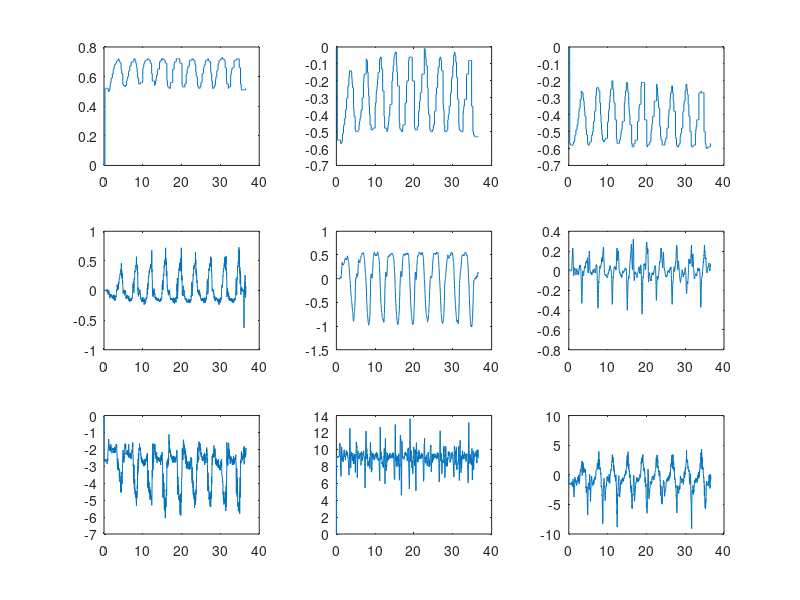
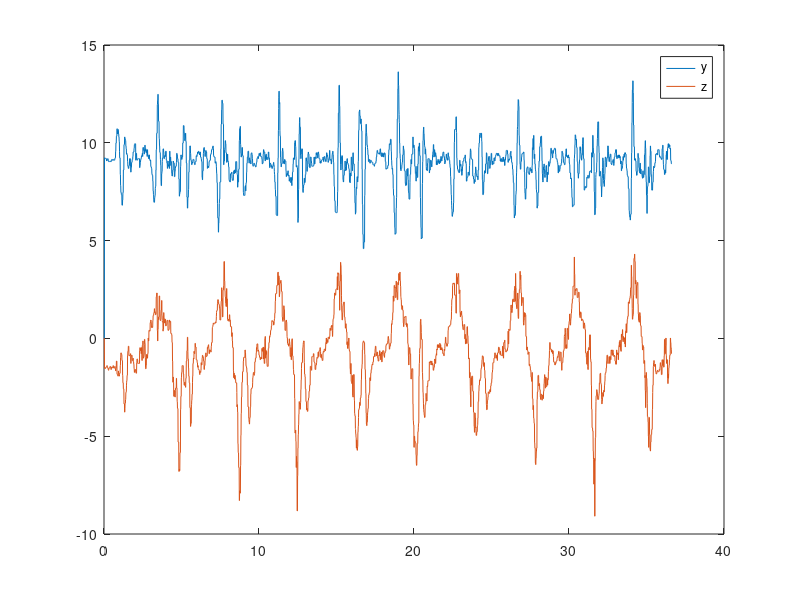

Here is the MATLAB script that generated these plots, in order:
clear all

M = csvread("10NOFeather.txt");
ivec = M(:,7);
jvec = M(:,8);
kvec = M(:,9);
xg = M(:,4);
yg = M(:,5);
zg = M(:,6);
xa = M(:,1);
ya = M(:,2);
za = M(:,3);

t = linspace(1,length(ivec),length(ivec))/100;

subplot(3,3,1)
plot(t,ivec)
subplot(3,3,2)
plot(t,jvec)
subplot(3,3,3)
plot(t,kvec)

subplot(3,3,4)
plot(t,xg)
subplot(3,3,5)
plot(t,yg)
subplot(3,3,6)
plot(t,zg)

subplot(3,3,7)
plot(t,xa)
subplot(3,3,8)
plot(t,ya)
subplot(3,3,9)
plot(t,za)

figure(2)
plot(t,ya,t,za)
legend('y','z')